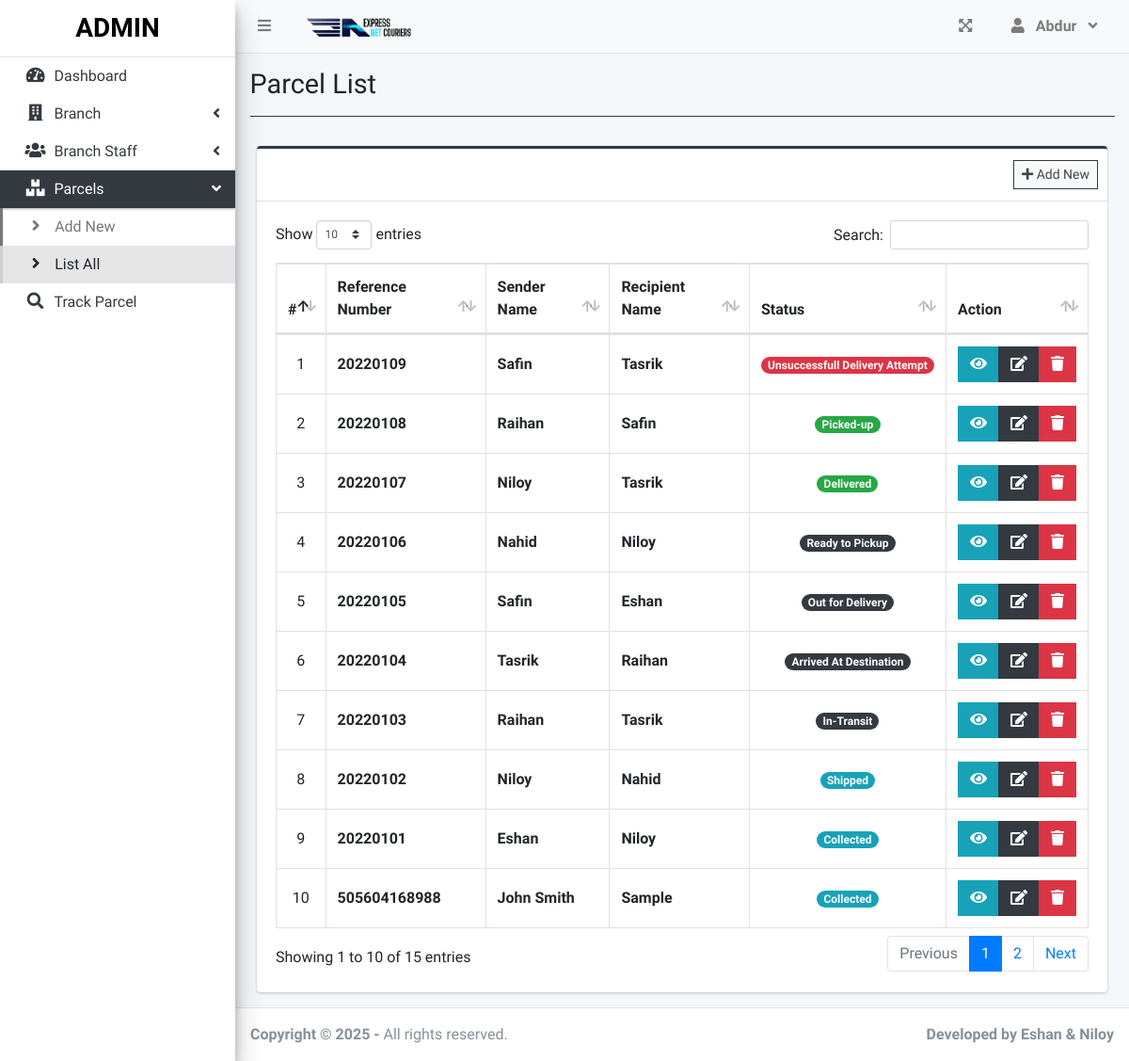
The app's page /index.php?page=parcel_list (signed in) with its own data.
### tables this page shows
CREATE TABLE `parcels` (
  `id` int(30) NOT NULL,
  `reference_number` varchar(100) NOT NULL,
  `sender_name` text NOT NULL,
  `sender_address` text NOT NULL,
  `sender_contact` text NOT NULL,
  `recipient_name` text NOT NULL,
  `recipient_address` text NOT NULL,
  `recipient_contact` text NOT NULL,
  `type` int(1) NOT NULL COMMENT '1 = Deliver, 2=Pickup',
  `from_branch_id` varchar(30) NOT NULL,
  `to_branch_id` varchar(30) NOT NULL,
  `weight` varchar(100) NOT NULL,
  `height` varchar(100) NOT NULL,
  `width` varchar(100) NOT NULL,
  `length` varchar(100) NOT NULL,
  `price` float NOT NULL,
  `status` int(2) NOT NULL DEFAULT 0,
  `date_created` datetime NOT NULL DEFAULT current_timestamp()
);

### parcel_list.php (the view, shortened to what this page needs)
<?php include'db_connect.php' ?>
<div class="col-lg-12">
	<div class="card card-outline card-dark">
		<div class="card-header">
			<div class="card-tools">
				<a class="btn btn-block btn-sm btn-default btn-flat border-dark " href="./index.php?page=new_parcel"><i class="fa fa-plus"></i> Add New</a>
			</div>
		</div>
		<div class="card-body">
			<table class="table tabe-hover table-bordered" id="list">
				<!-- <colgroup>
					<col width="5%">
					<col width="15%">
					<col width="25%">
					<col width="25%">
					<col width="15%">
				</colgroup> -->
				<thead>
					<tr>
						<th class="text-center">#</th>
						<th>Reference Number</th>
						<th>Sender Name</th>
						<th>Recipient Name</th>
						<th>Status</th>
						<th>Action</th>
					</tr>
				</thead>
				<tbody>
					<?php
					$i = 1;
					$where = "";
					$qry = $conn->query("SELECT * from parcels $where order by  unix_timestamp(date_created) desc ");
					while($row= $qry->fetch_assoc()):
					?>
					<tr>
						<td class="text-center"><?php echo $i++ ?></td>
						<td><b><?php echo ($row['reference_number']) ?></b></td>
						<td><b><?php echo ucwords($row['sender_name']) ?></b></td>
						<td><b><?php echo ucwords($row['recipient_name']) ?></b></td>
						<td class="text-center">
							<?php
							switch ($row['status']) {
								case '1':
									echo "<span class='badge badge-pill badge-info'> Collected</span>";
									break;
								case '2':
									echo "<span class='badge badge-pill badge-info'> Shipped</span>";
									break;
								case '3':
									echo "<span class='badge badge-pill badge-dark'> In-Transit</span>";
									break;
								case '4':
									echo "<span class='badge badge-pill badge-dark'> Arrived At Destination</span>";
									break;
								case '5':
									echo "<span class='badge badge-pill badge-dark'> Out for Delivery</span>";
									break;
								case '6':
									echo "<span class='badge badge-pill badge-dark'> Ready to Pickup</span>";
									break;
								case '7':
									echo "<span class='badge badge-pill badge-success'>Delivered</span>";
									break;
								case '8':
									echo "<span class='badge badge-pill badge-success'> Picked-up</span>";
									break;
								case '9':
									echo "<span class='badge badge-pill badge-danger'> Unsuccessfull Delivery Attempt</span>";
									break;
								default:
									echo "<span class='badge badge-pill badge-info'> Item Accepted by Courier</span>";
									break;
							}
							?>
						</td>
						<td class="text-center">
		                    <div class="btn-group">
		                    	<button type="button" class="btn btn-info btn-flat view_parcel" data-id="<?php echo $row['id'] ?>">
		                          <i class="fas fa-eye"></i>
		                        </button>
		                        <a href="index.php?page=edit_parcel&id=<?php echo $row['id'] ?>" class="btn btn-dark btn-flat ">
		                          <i class="fas fa-edit"></i>
		                        </a>
		                        <button type="button" class="btn btn-danger btn-flat delete_parcel" data-id="<?php echo $row['id'] ?>">
		                          <i class="fas fa-trash"></i>
		                        </button>
	                      </div>
						</td>
					</tr>
				<?php endwhile; ?>
				</tbody>
			</table>
		</div>
	</div>
</div>

### index.php (shortened to what this page needs)
<!DOCTYPE html>
<html lang="en">
<?php
	include 'header.php'
?>
<body class="hold-transition sidebar-mini layout-fixed layout-navbar-fixed layout-footer-fixed">
<div class="wrapper">
  <?php include 'topbar.php' ?>
  <?php include 'sidebar.php' ?>
  <div class="content-wrapper">
    <div class="content-header">
      <div class="container-fluid">
        <div class="row mb-2">
          <div class="col-sm-6">
            <h1 class="m-0"><?php echo $title ?></h1>
          </div>
        </div>
            <hr class="border-dark">
      </div>
    </div>
    <section class="content">
      <div class="container-fluid">
         <?php
            $page = isset($_GET['page']) ? $_GET['page'] : 'home';
            if(!file_exists($page.".php")){
                include '404.html';
            }else{
            include $page.'.php';
            }
          ?>
      </div>
    </section>
  </div>
  <footer class="main-footer">
    <strong>Copyright &copy; 2025 - </strong>
    All rights reserved.
    <div class="float-right d-none d-sm-inline-block">
      <b><?php echo $_SESSION['system']['name'] ?></b>
    </div>
  </footer>
</div>
</body>
</html>

### header.php (shortened to what this page needs)
<head>
  <?php
  $title = isset($_GET['page']) ? ucwords(str_replace("_", ' ', $_GET['page'])) : "Home";
  $title = str_replace("Persons Companies","Persons/Companies",$title);
  ?>
  <link rel="stylesheet" href="assets/plugins/fontawesome-free/css/all.min.css">
  <link rel="stylesheet" href="assets/plugins/overlayScrollbars/css/OverlayScrollbars.min.css">
  <link rel="stylesheet" href="assets/plugins/datatables-bs4/css/dataTables.bootstrap4.min.css">
  <link rel="stylesheet" href="assets/plugins/datatables-responsive/css/responsive.bootstrap4.min.css">
  <link rel="stylesheet" href="assets/plugins/datatables-buttons/css/buttons.bootstrap4.min.css">
  <link rel="stylesheet" href="assets/plugins/select2/css/select2.min.css">
  <link rel="stylesheet" href="assets/plugins/select2-bootstrap4-theme/select2-bootstrap4.min.css">
  <link rel="stylesheet" href="assets/plugins/sweetalert2-theme-bootstrap-4/bootstrap-4.min.css">
  <link rel="stylesheet" href="assets/plugins/toastr/toastr.min.css">
  <link rel="stylesheet" href="assets/plugins/dropzone/min/dropzone.min.css">
  <link rel="stylesheet" href="assets/dist/css/jquery.datetimepicker.min.css">
  <link rel="stylesheet" href="assets/plugins/icheck-bootstrap/icheck-bootstrap.min.css">
  <link rel="stylesheet" href="assets/plugins/bootstrap4-toggle/css/bootstrap4-toggle.min.css">
  <link rel="stylesheet" href="assets/dist/css/adminlte.min.css">
  <link rel="stylesheet" href="assets/dist/css/styles.css">
  <link rel="stylesheet" href="assets/plugins/summernote/summernote-bs4.min.css">
</head>

### topbar.php (shortened to what this page needs)
<nav class="main-header navbar navbar-expand navbar-light navbar-light">
  <ul class="navbar-nav">
    <?php if(isset($_SESSION['login_id'])): ?>
    <li class="nav-item">
      <a class="nav-link" data-widget="pushmenu" href="" role="button"><i class="fas fa-bars"></i></a>
    </li>
  <?php endif; ?>
    <li>
      <a class="nav-link text-white px-3 py-0"  href="./" role="button"> <img style="height: 100%;" src="assets/uploads/logo.png" alt=""></a>
    </li>
  </ul>
  <ul class="navbar-nav ml-auto">
    <li class="nav-item">
      <a class="nav-link" data-widget="fullscreen" href="#" role="button">
        <i class="fas fa-expand-arrows-alt"></i>
      </a>
    </li>
   <li class="nav-item dropdown">
          <a class="nav-link"  data-toggle="dropdown" aria-expanded="true" href="javascript:void(0)">
            <span>
              <div class="d-felx badge-pill">
                <span class="fa fa-user mr-2"></span>
                <span><b><?php echo ucwords($_SESSION['login_firstname']) ?></b></span>
                <span class="fa fa-angle-down ml-2"></span>
              </div>
            </span>
          </a>
    </li>
  </ul>
</nav>

### sidebar.php (shortened to what this page needs)
<aside class="main-sidebar sidebar-light-dark elevation-4">
  <div class="dropdown">
 	<a href="./" class="brand-link">
      <?php if($_SESSION['login_type'] == 1): ?>
      <h3 class="text-center p-0 m-0"><b>ADMIN</b></h3>
      <?php else: ?>
      <h3 class="text-center p-0 m-0"><b>STAFF</b></h3>
      <?php endif; ?>
  </a>
  </div>
  <div class="sidebar pb-4 mb-4">
    <nav class="mt-2">
      <ul class="nav nav-pills nav-sidebar flex-column nav-flat" data-widget="treeview" role="menu" data-accordion="false">
        <li class="nav-item dropdown">
          <a href="./" class="nav-link nav-home">
            <i class="nav-icon fas fa-tachometer-alt"></i>
            <p>
              Dashboard
            </p>
          </a>
        </li>
        <?php if($_SESSION['login_type'] == 1): ?>
        <li class="nav-item">
          <a href="#" class="nav-link nav-edit_branch">
            <i class="nav-icon fas fa-building"></i>
            <p>
              Branch
              <i class="right fas fa-angle-left"></i>
            </p>
          </a>
        </li>
        <li class="nav-item">
          <a href="#" class="nav-link nav-edit_staff">
            <i class="nav-icon fas fa-users"></i>
            <p>
              Branch Staff
              <i class="right fas fa-angle-left"></i>
            </p>
          </a>
        </li>
      <?php endif; ?>
        <li class="nav-item">
          <a href="#" class="nav-link nav-edit_parcel">
            <i class="nav-icon fas fa-boxes"></i>
            <p>
              Parcels
              <i class="right fas fa-angle-left"></i>
            </p>
          </a>
          <ul class="nav nav-treeview">
            <li class="nav-item">
              <a href="./index.php?page=new_parcel" class="nav-link nav-new_parcel tree-item">
                <i class="fas fa-angle-right nav-icon"></i>
                <p>Add New</p>
              </a>
            </li>
            <li class="nav-item">
              <a href="./index.php?page=parcel_list" class="nav-link nav-parcel_list nav-sall tree-item">
                <i class="fas fa-angle-right nav-icon"></i>
                <p>List All</p>
              </a>
            </li>
          </ul>
        </li>
         <li class="nav-item dropdown">
          <a href="./index.php?page=track" class="nav-link nav-track">
            <i class="nav-icon fas fa-search"></i>
            <p>
              Track Parcel
            </p>
          </a>
        </li>
      </ul>
    </nav>
  </div>
</aside>

### parcel_list.php (style rules this page uses)
table td { vertical-align: middle !important; }

### records on screen
parcels: reference_number "20220109", sender_name "Safin", recipient_name "Tasrik", status "Unsuccessfull Delivery Attempt"
parcels: reference_number "20220108", sender_name "Raihan", recipient_name "Safin", status "Picked-up"
parcels: reference_number "20220107", sender_name "Niloy", recipient_name "Tasrik", status "Delivered"
parcels: reference_number "20220106", sender_name "Nahid", recipient_name "Niloy", status "Ready to Pickup"
parcels: reference_number "20220105", sender_name "Safin", recipient_name "Eshan", status "Out for Delivery"
parcels: reference_number "20220104", sender_name "Tasrik", recipient_name "Raihan", status "Arrived At Destination"
parcels: reference_number "20220103", sender_name "Raihan", recipient_name "Tasrik", status "In-Transit"
parcels: reference_number "20220102", sender_name "Niloy", recipient_name "Nahid", status "Shipped"
parcels: reference_number "20220101", sender_name "Eshan", recipient_name "Niloy", status "Collected"
parcels: reference_number "505604168988", sender_name "John Smith", recipient_name "Sample", status "Collected"

### other values on screen
$_SESSION['login_firstname'] "Abdur"
$title "Parcel List"
$_SESSION['system']['name'] "Developed by Eshan & Niloy"
